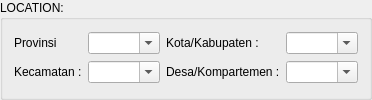
     <widget class="QGroupBox" name="groupBox_2">
      <property name="title">
       <string>LOCATION:</string>
      </property>
      <layout class="QGridLayout" name="gridLayout_5">
       <item row="0" column="0">
        <widget class="QLabel" name="label_4">
         <property name="text">
          <string>Provinsi</string>
         </property>
        </widget>
       </item>
       <item row="0" column="1" colspan="2">
        <widget class="QComboBox" name="Provinsi_CB">
         <property name="editable">
          <bool>true</bool>
         </property>
         <property name="currentText">
          <string/>
         </property>
        </widget>
       </item>
       <item row="0" column="3">
        <widget class="QLabel" name="label_5">
         <property name="text">
          <string>Kota/Kabupaten :</string>
         </property>
        </widget>
       </item>
       <item row="0" column="4" colspan="2">
        <widget class="QComboBox" name="Kabupaten_CB">
         <property name="layoutDirection">
          <enum>Qt::LeftToRight</enum>
         </property>
         <property name="editable">
          <bool>true</bool>
         </property>
         <property name="currentText">
          <string/>
         </property>
        </widget>
       </item>
       <item row="1" column="0">
        <widget class="QLabel" name="label_6">
         <property name="text">
          <string>Kecamatan :</string>
         </property>
        </widget>
       </item>
       <item row="1" column="1" colspan="2">
        <widget class="QComboBox" name="Kecamatan_CB">
         <property name="editable">
          <bool>true</bool>
         </property>
         <property name="currentText">
          <string/>
         </property>
        </widget>
       </item>
       <item row="1" column="3">
        <widget class="QLabel" name="label_7">
         <property name="text">
          <string>Desa/Kompartemen :</string>
         </property>
        </widget>
       </item>
       <item row="1" column="4" colspan="2">
        <widget class="QComboBox" name="Desa_CB">
         <property name="editable">
          <bool>true</bool>
         </property>
         <property name="currentText">
          <string/>
         </property>
        </widget>
       </item>
      </layout>
     </widget>
